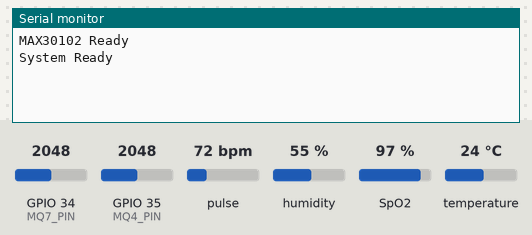
Recording of a sketch running on a simulated ESP32. On the bench: the last lines printed to the serial monitor. The inputs (shaded band) are chosen by the test bench; at power-on: pulse 72 bpm, humidity 55 %, GPIO 34 (MQ7_PIN) = 2048, GPIO 35 (MQ4_PIN) = 2048, SpO2 97 %, temperature 24 °C. No radio packets arrive unless stated.

Above: at 1.2 s.
1.3 s: pulse set to 42 bpm
At 2.8 s:
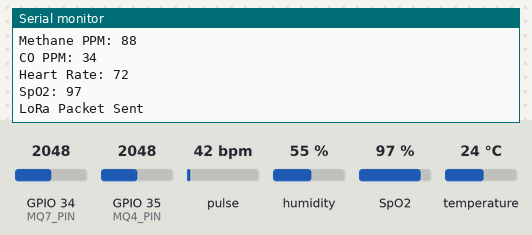
6.1 s: humidity set to 22 %
At 7.1 s:
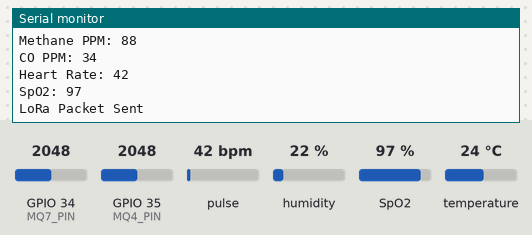
7.6 s: GPIO 34 (MQ7_PIN) set to 2866
At 7.95 s:
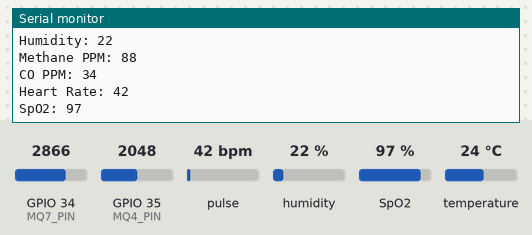
9.1 s: GPIO 35 (MQ4_PIN) set to 2866
At 9.7 s:
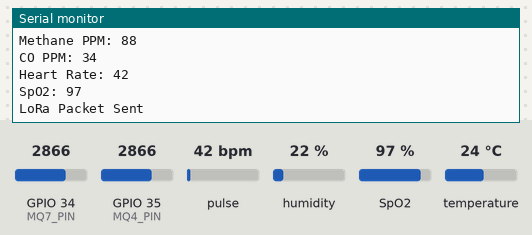
10.6 s: SpO2 set to 80 %
At 11.9 s:
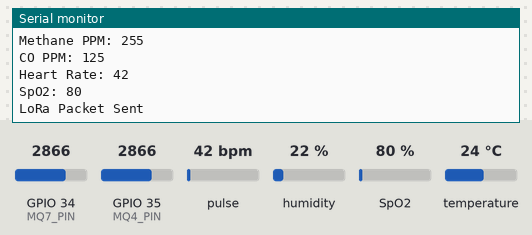

The sketch:

Transmitter.ino
```cpp
/***********************************************************************
 SMART HEALTH MONITORING SYSTEM FOR SUBTERRAIN WORKERS
 ----------------------------------------------------------------------
 Transmitter Node (ESP32 + LoRa)
 Sensors Used:
 1. DHT22      -> Temperature + Humidity
 2. MQ4        -> Methane Gas Approximate PPM
 3. MQ7        -> Carbon Monoxide Approximate PPM
 4. MAX30102   -> Real Heart Rate + SpO2
 5. LoRa SX1278 -> Wireless transmission
 ***********************************************************************/

#include <SPI.h>
#include <LoRa.h>
#include <Wire.h>
#include <DHT.h>
#include "MAX30105.h"
#include "spo2_algorithm.h"

// PIN DEFINITIONS
#define DHTPIN 27
#define DHTTYPE DHT22

#define MQ4_PIN 35
#define MQ7_PIN 34

#define LORA_SS   5
#define LORA_RST  14
#define LORA_DIO0 2

// OBJECTS
DHT dht(DHTPIN, DHTTYPE);
MAX30105 particleSensor;

// MAX30102 BUFFER
#define BUFFER_SIZE 100
uint32_t irBuffer[BUFFER_SIZE];
uint32_t redBuffer[BUFFER_SIZE];

int32_t spo2;
int8_t validSPO2;
int32_t heartRate;
int8_t validHeartRate;

// MQ SENSOR CALIBRATION CONSTANTS
float RL_MQ4 = 10.0;
float RL_MQ7 = 10.0;

float RO_MQ4 = 4.4;
float RO_MQ7 = 5.0;

// CHECKSUM FUNCTION
uint8_t computeChecksum(uint8_t *vals, uint8_t len) {
  uint8_t cs = 0;
  for (uint8_t i = 0; i < len; i++)
    cs ^= vals[i];
  cs ^= 0xFF;
  return cs;
}

// MQ PPM CALCULATION
float calculatePPM(int adcValue, float Ro, float RL, float a, float b) {
  float voltage = adcValue * (3.3 / 4095.0);
  if (voltage <= 0.01)
    voltage = 0.01;
  float Rs = ((3.3 - voltage) / voltage) * RL;
  float ratio = Rs / Ro;
  float ppm = a * pow(ratio, b);
  return ppm;
}

// MAX30102 SETUP
void setupMAX30102() {
  if (!particleSensor.begin(Wire, I2C_SPEED_STANDARD)) {
    Serial.println("MAX30102 not found!");
    while (1);
  }
  particleSensor.setup();
  particleSensor.setPulseAmplitudeRed(0x1F);
  particleSensor.setPulseAmplitudeIR(0x1F);
  particleSensor.setPulseAmplitudeGreen(0);
  Serial.println("MAX30102 Ready");
}

// READ HEART RATE + SpO2
void readHeartAndSpO2(uint8_t &hr, uint8_t &spo2Val) {
  for (byte i = 0; i < BUFFER_SIZE; i++) {
    while (!particleSensor.available())
      particleSensor.check();
    redBuffer[i] = particleSensor.getRed();
    irBuffer[i] = particleSensor.getIR();
    particleSensor.nextSample();
  }
  maxim_heart_rate_and_oxygen_saturation(irBuffer, BUFFER_SIZE, redBuffer, &spo2, &validSPO2, &heartRate, &validHeartRate);

  // Finger not detected
  if (irBuffer[BUFFER_SIZE - 1] < 50000) {
    hr = 0;
    spo2Val = 0;
    return;
  }
  if (validHeartRate && heartRate > 30 && heartRate < 220)
    hr = (uint8_t)heartRate;
  else
    hr = 0;
  if (validSPO2 && spo2 >= 70 && spo2 <= 100)
    spo2Val = (uint8_t)spo2;
  else
    spo2Val = 0;
}

// SEND LORA PACKET
void sendSensorValues(uint8_t t, uint8_t h, uint8_t ch4, uint8_t co, uint8_t hr, uint8_t spo2Val) {
  uint8_t payload[6] = {t, h, ch4, co, hr, spo2Val};
  uint8_t cs = computeChecksum(payload, 6);

  LoRa.beginPacket();
  LoRa.write(0xAA);
  LoRa.write(payload, 6);
  LoRa.write(cs);
  LoRa.endPacket();

  Serial.println("LoRa Packet Sent");
}

// SETUP
void setup() {
  Serial.begin(115200);
  dht.begin();

  pinMode(MQ4_PIN, INPUT);
  pinMode(MQ7_PIN, INPUT);

  // LoRa init
  LoRa.setPins(LORA_SS, LORA_RST, LORA_DIO0);
  if (!LoRa.begin(433E6)) {
    Serial.println("LoRa init failed!");
    while (1);
  }
  // MAX30102 init
  setupMAX30102();

  Serial.println("System Ready");
}

// LOOP
void loop() {
  // DHT22
  float temp = dht.readTemperature();
  float hum  = dht.readHumidity();
  if (isnan(temp)) temp = 0;
  if (isnan(hum)) hum = 0;
  uint8_t t = constrain((int)temp, 0, 99);
  uint8_t h = constrain((int)hum, 0, 99);

  // MQ4 METHANE
  int mq4ADC = analogRead(MQ4_PIN);
  float methanePPM = calculatePPM(mq4ADC, RO_MQ4, RL_MQ4, 1000.0, -2.95); // 1000.0 and -2.95 = methane curve constants from MQ4 datasheet

  // MQ7 CO
  int mq7ADC = analogRead(MQ7_PIN);
  float coPPM = calculatePPM(mq7ADC, RO_MQ7, RL_MQ7, 99.042, -1.518); // 99.042 and -1.518 = CO curve constants from MQ7 datasheet

  uint8_t ch4 = constrain((int)methanePPM, 0, 255);
  uint8_t co  = constrain((int)coPPM, 0, 255);

  // MAX30102
  uint8_t hr = 0;
  uint8_t spo2Val = 0;
  readHeartAndSpO2(hr, spo2Val);

  // DEBUG OUTPUT
  Serial.println("==================================");
  Serial.print("Temperature: "); Serial.println(t);
  Serial.print("Humidity: "); Serial.println(h);
  Serial.print("Methane PPM: "); Serial.println(ch4);
  Serial.print("CO PPM: "); Serial.println(co);
  Serial.print("Heart Rate: "); Serial.println(hr);
  Serial.print("SpO2: "); Serial.println(spo2Val);

  // SEND VIA LORA
  sendSensorValues(t, h, ch4, co, hr, spo2Val);

  delay(2000);
}
```

Measured:
- after the input at 10.6 s, the serial monitor: prints a new line after 0.60 s (image 5)
